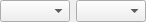
<?xml version="1.0" encoding="UTF-8"?>
<ui version="4.0">
 <class>ProfileWidget</class>
 <widget class="QWidget" name="ProfileWidget">
  <property name="geometry">
   <rect>
    <x>0</x>
    <y>0</y>
    <width>146</width>
    <height>20</height>
   </rect>
  </property>
  <property name="sizePolicy">
   <sizepolicy hsizetype="Maximum" vsizetype="Preferred">
    <horstretch>0</horstretch>
    <verstretch>0</verstretch>
   </sizepolicy>
  </property>
  <property name="windowTitle">
   <string>Form</string>
  </property>
  <layout class="QHBoxLayout" name="horizontalLayout">
   <property name="leftMargin">
    <number>0</number>
   </property>
   <property name="topMargin">
    <number>0</number>
   </property>
   <property name="rightMargin">
    <number>0</number>
   </property>
   <property name="bottomMargin">
    <number>0</number>
   </property>
   <item>
    <widget class="QComboBox" name="profileTypeComboBox">
     <property name="sizePolicy">
      <sizepolicy hsizetype="MinimumExpanding" vsizetype="Fixed">
       <horstretch>0</horstretch>
       <verstretch>0</verstretch>
      </sizepolicy>
     </property>
     <property name="minimumSize">
      <size>
       <width>70</width>
       <height>0</height>
      </size>
     </property>
     <property name="maximumSize">
      <size>
       <width>70</width>
       <height>16777215</height>
      </size>
     </property>
    </widget>
   </item>
   <item>
    <widget class="QComboBox" name="rangeTypeComboBox">
     <property name="sizePolicy">
      <sizepolicy hsizetype="MinimumExpanding" vsizetype="Fixed">
       <horstretch>0</horstretch>
       <verstretch>0</verstretch>
      </sizepolicy>
     </property>
     <property name="minimumSize">
      <size>
       <width>70</width>
       <height>0</height>
      </size>
     </property>
     <property name="maximumSize">
      <size>
       <width>70</width>
       <height>16777215</height>
      </size>
     </property>
    </widget>
   </item>
  </layout>
 </widget>
 <resources/>
 <connections/>
</ui>
